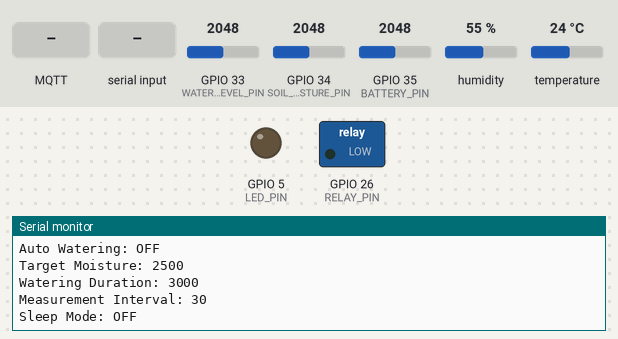
Recording of a program running on a simulated ESP32. Parts: switched loads named in the program (green lamp = pin HIGH), output pins drawn as LEDs (lit = HIGH), the last lines printed to the serial monitor. The inputs (shaded band) are chosen by the test bench; at power-on: GPIO 33 (WATER_LEVEL_PIN) = 2048, GPIO 34 (SOIL_MOISTURE_PIN) = 2048, GPIO 35 (BATTERY_PIN) = 2048, humidity 55 %, temperature 24 °C. WiFi joins after 1.5 s; servers stay silent unless stated; EEPROM starts erased; no MQTT or app messages arrive unless stated.

Above: at 2.7 s.
2.8 s: MQTT message "SSID:" arrives on the first subscribed topic
At 5.04 s:
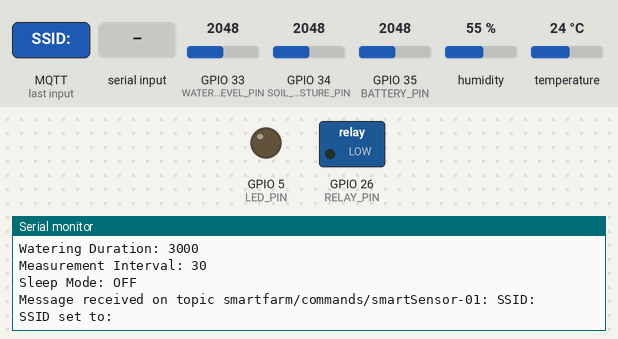
6.3 s: "PASSWORD:\n" received over Serial
9.9 s: MQTT message "MQTT_BROKER:" arrives on the first subscribed topic
At 11.63 s:
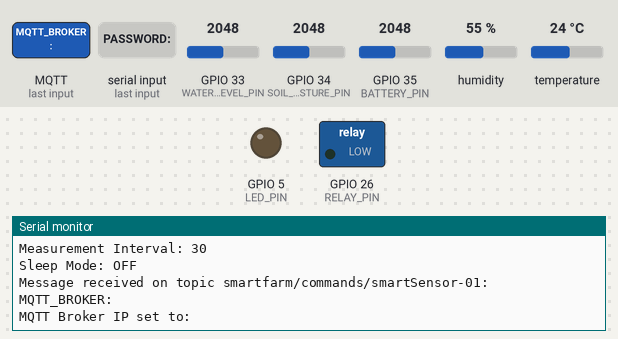
12.9 s: "MQTT_PORT:\n" received over Serial
16.4 s: MQTT message "PASSWORD:" arrives on the first subscribed topic
At 18.21 s:
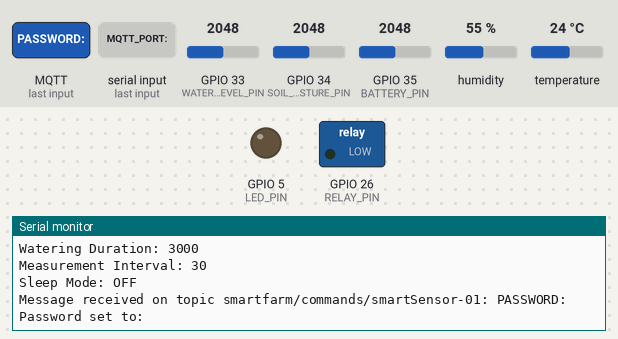

The program:

main.cpp
```cpp
#include <Arduino.h>
#include <WiFi.h>
#include <PubSubClient.h>
#include <Adafruit_Sensor.h>
#include <DHT.h>
#include <esp_sleep.h>
#include <algorithm>
#include <Preferences.h>

// WiFi 설정 (기본값, 시리얼 통신으로 설정 가능)
char ssid[50] = "NEOS";
char password[50] = "neosvr1998";

// MQTT 브로커 설정 (기본값, 시리얼 통신으로 설정 가능)
char mqtt_broker_ip[50] = "192.168.1.243";
int mqtt_port = 1884;
char nodeID[50] = "smartSensor-01";

// 센서 핀 설정
#define SOIL_MOISTURE_PIN 34
#define WATER_LEVEL_PIN 33
#define DHT_PIN 21
#define RELAY_PIN 26
#define LED_PIN 5 // LED 핀 설정
#define BATTERY_PIN 35

DHT dht(DHT_PIN, DHT22);

WiFiClient espClient;
PubSubClient client(espClient);

// 설정값 저장을 위한 Preferences 객체 생성
Preferences preferences;

bool autoWatering = false;              // 자동 물주기 설정
int targetMoisture = 2500;              // 기본 목표 습도
bool watering = false;                  // 물주기 상태를 나타내는 변수
bool isSleeping = false;                // Deep Sleep 모드 설정
unsigned long wateringStartTime = 0;    // 물주기 시작 시간
unsigned long wateringDuration = 3000;  // 물주기 시간 (기본 3초)
unsigned long measurementInterval = 30; // 측정 주기 (기본 30분)

int soilMoistureValue;
int waterLevelValue;

// 함수 선언
void connectToMQTT();
void connectToWiFi();
void collectSensorData();
void callback(char *topic, byte *payload, unsigned int length);
void processSerialInput();
void goToSleep();
template <typename T>
T getMedianValue(T *values, size_t size);
void sendMQTTSettings();
float readBatteryLevel();
void printCurrentSettings();
void checkAutoWatering();
void loadSettings();
void saveSettings();

void setup()
{
    Serial.begin(115200);
    pinMode(SOIL_MOISTURE_PIN, INPUT);
    pinMode(WATER_LEVEL_PIN, INPUT);
    pinMode(RELAY_PIN, OUTPUT);
    pinMode(LED_PIN, OUTPUT); // LED 핀 설정
    pinMode(BATTERY_PIN, INPUT);
    digitalWrite(RELAY_PIN, LOW);
    digitalWrite(LED_PIN, LOW); // 초기 상태에서 LED 끄기
    loadSettings();
    dht.begin();
    connectToWiFi();
    client.setCallback(callback);
    Serial.println("Starting MQTT connection");
    connectToMQTT();
}

void loop()
{
    if (!client.connected())
    {
        Serial.println("MQTT client not connected, reconnecting...");
        connectToMQTT();
    }

    client.loop();

    if (!watering)
    { // 펌프가 가동 중이 아닐 때만 센서 데이터 수집
        collectSensorData();
    }

    processSerialInput();
    printCurrentSettings();

    // 자동 물주기 기능 체크
    checkAutoWatering();

    if (isSleeping)
    {
        goToSleep();
    }
    delay(3000);
}

// MQTT 연결 함수
void connectToMQTT()
{
    client.setServer(mqtt_broker_ip, mqtt_port);
    while (!client.connected())
    {
        Serial.print("Connecting to MQTT...");
        if (client.connect(nodeID))
        {
            Serial.println("connected");
            String commandTopic = String("smartfarm/commands/") + nodeID;
            client.subscribe(commandTopic.c_str());
            Serial.print("Subscribed to: ");
            Serial.println(commandTopic.c_str());
        }
        else
        {
            Serial.print("failed with state ");
            Serial.println(client.state());
            delay(2000);
        }
    }
}

// WiFi 연결 함수
void connectToWiFi()
{
    delay(10);
    Serial.println();
    Serial.print("Connecting to ");
    Serial.println(ssid);

    WiFi.begin(ssid, password);

    while (WiFi.status() != WL_CONNECTED)
    {
        delay(500);
        Serial.print(".");
    }

    Serial.println("");
    Serial.println("WiFi connected");
    Serial.println("IP address: ");
    Serial.println(WiFi.localIP());
}

// 센서 데이터 수집 함수
void collectSensorData()
{
    const int numReadings = 5;
    int soilMoistureValues[numReadings];
    int waterLevelValues[numReadings];
    float tempValues[numReadings];
    float humidityValues[numReadings];

    for (int i = 0; i < numReadings; i++)
    {
        soilMoistureValues[i] = analogRead(SOIL_MOISTURE_PIN);
        waterLevelValues[i] = analogRead(WATER_LEVEL_PIN);
        tempValues[i] = dht.readTemperature();
        humidityValues[i] = dht.readHumidity();
        delay(50); // 각 측정 사이에 약간의 지연을 추가하여 안정화
    }

    soilMoistureValue = getMedianValue(soilMoistureValues, numReadings);
    waterLevelValue = getMedianValue(waterLevelValues, numReadings);
    float temp = getMedianValue(tempValues, numReadings);
    float humidity = getMedianValue(humidityValues, numReadings);
    int waterpipe = digitalRead(RELAY_PIN);  // 릴레이 핀의 현재 상태 읽기
    int error_code = 0;                      // 0: 정상, 1: 오류 DHT11 센서 오류, 2: 오류 수위 센서 오류, 3: 오류 토양 습도 센서 오류
    float batteryLevel = readBatteryLevel(); // 배터리 레벨 읽기

    String tempStr = isnan(temp) ? "null" : String(temp);
    String humidityStr = isnan(humidity) ? "null" : String(humidity);

    if (isnan(temp) || isnan(humidity))
    {
        Serial.println("Failed to read from DHT sensor!");
        error_code = 1;
    }

    if (waterLevelValue < 0 || waterLevelValue > 4095)
    {
        Serial.println("Failed to read from water level sensor!");
        error_code = 2;
    }

    if (soilMoistureValue < 0 || soilMoistureValue > 9999)
    {
        Serial.println("Failed to read from soil moisture sensor!");
        error_code = 3;
    }

    Serial.print("Node ID: ");
    Serial.println(nodeID);
    Serial.print("Soil Moisture: ");
    Serial.println(soilMoistureValue);
    Serial.print("Water Level: ");
    Serial.println(waterLevelValue);
    Serial.print("Temperature: ");
    Serial.println(tempStr);
    Serial.print("Humidity: ");
    Serial.println(humidityStr);
    Serial.print("Waterpipe: ");
    Serial.println(waterpipe);
    Serial.print("Battery Level: ");
    Serial.println(batteryLevel);
    Serial.print("Error Code: ");
    Serial.println(error_code);

    // MQTT 메시지 전송 (펌프가 가동 중이 아닐 때만 전송)
    if (!watering)
    {
        String payload = "{";
        payload += "\"node_id\": \"" + String(nodeID) + "\",";
        payload += "\"soil_moisture\": " + String(soilMoistureValue) + ",";
        payload += "\"water_level\": " + String(waterLevelValue) + ",";
        payload += "\"temperature\": " + tempStr + ",";
        payload += "\"humidity\": " + humidityStr + ",";
        payload += "\"waterpipe\": " + String(waterpipe) + ",";
        payload += "\"battery_level\": " + String(batteryLevel) + ",";
        payload += "\"error_code\": " + String(error_code);
        payload += "}";

        String topic = String("smartfarm/sensor/") + nodeID;
        client.publish(topic.c_str(), payload.c_str());
    }
}

// 자동 물주기 함수
void checkAutoWatering() {
    if (autoWatering) {
        // 목표 습도와 현재 습도 비교하여 물주기 제어
        if (!watering && soilMoistureValue > targetMoisture && waterLevelValue > 200) {
            watering = true;
            wateringStartTime = millis();
            digitalWrite(RELAY_PIN, HIGH);
            digitalWrite(LED_PIN, HIGH); // 물펌프가 작동할 때 LED 켜기
            Serial.println("RELAY_PIN set to HIGH for watering");
        }

        // 물주기 시간이 설정된 시간을 넘었는지 확인
        if (watering && millis() - wateringStartTime >= wateringDuration) {
            digitalWrite(RELAY_PIN, LOW);
            digitalWrite(LED_PIN, LOW); // 물펌프가 작동하지 않을 때 LED 끄기
            Serial.println("RELAY_PIN set to LOW after watering duration");
            watering = false;
        }
    }
}

// 배터리 레벨 읽기 함수
float readBatteryLevel()
{
    return analogRead(BATTERY_PIN) / 4096.0 * 7.445;
}

// 시리얼 입력 처리 함수
void processSerialInput()
{
    if (Serial.available() > 0)
    {
        String input = Serial.readStringUntil('\n');
        input.trim();

        if (input.startsWith("SSID:"))
        {
            input.remove(0, 5);
            input.toCharArray(ssid, sizeof(ssid));
            Serial.print("SSID set to: ");
            Serial.println(ssid);
            sendMQTTSettings();
            saveSettings();
        }
        else if (input.startsWith("PASSWORD:"))
        {
            input.remove(0, 9);
            input.toCharArray(password, sizeof(password));
            Serial.print("Password set to: ");
            Serial.println(password);
            sendMQTTSettings();
            saveSettings();
        }
        else if (input.startsWith("MQTT_BROKER:"))
        {
            input.remove(0, 12);
            input.toCharArray(mqtt_broker_ip, sizeof(mqtt_broker_ip));
            Serial.print("MQTT Broker IP set to: ");
            Serial.println(mqtt_broker_ip);
            sendMQTTSettings();
            saveSettings();
        }
        else if (input.startsWith("MQTT_PORT:"))
        {
            input.remove(0, 10);
            mqtt_port = input.toInt();
            Serial.print("MQTT Broker Port set to: ");
            Serial.println(mqtt_port);
            sendMQTTSettings();
            saveSettings();
        }
        else if (input.startsWith("NODEID:"))
        {
            input.remove(0, 7);
            input.toCharArray(nodeID, sizeof(nodeID));
            Serial.print("Node ID set to: ");
            Serial.println(nodeID);
            sendMQTTSettings();
            saveSettings();
        }
        else if (input.startsWith("AUTO_WATER:"))
        {
            input.remove(0, 11);
            autoWatering = (input == "ON");
            Serial.print("Auto Watering set to: ");
            Serial.println(autoWatering ? "ON" : "OFF");
            sendMQTTSettings();
            saveSettings();
        }
        else if (input.startsWith("TARGET_MOISTURE:"))
        {
            input.remove(0, 15);
            targetMoisture = input.toInt();
            Serial.print("Target Moisture set to: ");
            Serial.println(targetMoisture);
            sendMQTTSettings();
            saveSettings();
        }
        else if (input.startsWith("WATER_DURATION:"))
        {
            input.remove(0, 15);
            wateringDuration = input.toInt();
            Serial.print("Watering Duration set to: ");
            Serial.println(wateringDuration);
            sendMQTTSettings();
            saveSettings();
        }
        else if (input.startsWith("MEASUREMENT_INTERVAL:"))
        {
            input.remove(0, 20);
            measurementInterval = input.toInt();
            Serial.print("Measurement Interval set to: ");
            Serial.println(measurementInterval);
            sendMQTTSettings();
            saveSettings();
        }
        else if (input.startsWith("SLEEP:"))
        {
            input.remove(0, 6);
            isSleeping = (input == "ON");
            Serial.print("Sleep Mode set to: ");
            Serial.println(isSleeping ? "ON" : "OFF");
            sendMQTTSettings();
            saveSettings();
        }
    }
}

// 설정값을 MQTT로 전송하는 함수
void sendMQTTSettings()
{
    String payload = "{";
    payload += "\"node_id\": \"" + String(nodeID) + "\",";
    payload += "\"ssid\": \"" + String(ssid) + "\",";
    payload += "\"password\": \"" + String(password) + "\",";
    payload += "\"mqtt_broker\": \"" + String(mqtt_broker_ip) + "\",";
    payload += "\"mqtt_port\": " + String(mqtt_port) + ",";
    payload += "\"auto_watering\": " + String(autoWatering ? "ON" : "OFF") + ",";
    payload += "\"target_moisture\": " + String(targetMoisture) + ",";
    payload += "\"watering_duration\": " + String(wateringDuration) + ",";
    payload += "\"measurement_interval\": " + String(measurementInterval) + ",";
    payload += "\"sleep_mode\": " + String(isSleeping ? "ON" : "OFF");
    payload += "}";

    String topic = String("smartfarm/settings/") + nodeID;
    client.publish(topic.c_str(), payload.c_str());
}

// Deep Sleep 모드로 전환 함수
void goToSleep()
{
    Serial.println("Going to sleep...");
    esp_sleep_enable_timer_wakeup(measurementInterval * 1000000);
    esp_deep_sleep_start();
}

// MQTT 메시지 콜백 함수
void callback(char *topic, byte *payload, unsigned int length)
{
    String incoming = "";
    for (int i = 0; i < length; i++)
    {
        incoming += (char)payload[i];
    }

    Serial.print("Message received on topic ");
    Serial.print(topic);
    Serial.print(": ");
    Serial.println(incoming);

    if (incoming.startsWith("TARGET_MOISTURE:"))
    {
        String valueStr = incoming.substring(16);
        targetMoisture = valueStr.toInt();
        Serial.print("New target moisture set to: ");
        Serial.println(targetMoisture);
        sendMQTTSettings();
        saveSettings();
    }
    else if (incoming.startsWith("AUTO_WATER:"))
    {
        autoWatering = (incoming.substring(11) == "ON");
        Serial.print("Auto Watering set to: ");
        Serial.println(autoWatering ? "ON" : "OFF");
        sendMQTTSettings();
        saveSettings();
    }
    else if (incoming.startsWith("WATER_DURATION:"))
    {
        String valueStr = incoming.substring(15);
        wateringDuration = valueStr.toInt();
        Serial.print("Watering Duration set to: ");
        Serial.println(wateringDuration);
        sendMQTTSettings();
        saveSettings();
    }
    else if (incoming.startsWith("MEASUREMENT_INTERVAL:"))
    {
        String valueStr = incoming.substring(21);
        measurementInterval = valueStr.toInt();
        Serial.print("Measurement Interval set to: ");
        Serial.println(measurementInterval);
        sendMQTTSettings();
        saveSettings();
    }
    else if (incoming.startsWith("SLEEP:"))
    {
        isSleeping = (incoming.substring(6) == "ON");
        Serial.print("Sleep Mode set to: ");
        Serial.println(isSleeping ? "ON" : "OFF");
        sendMQTTSettings();
        saveSettings();
    }
    else if (incoming.startsWith("SSID:"))
    {
        incoming.remove(0, 5);
        incoming.toCharArray(ssid, sizeof(ssid));
        Serial.print("SSID set to: ");
        Serial.println(ssid);
        sendMQTTSettings();
        saveSettings();
    }
    else if (incoming.startsWith("PASSWORD:"))
    {
        incoming.remove(0, 9);
        incoming.toCharArray(password, sizeof(password));
        Serial.print("Password set to: ");
        Serial.println(password);
        sendMQTTSettings();
        saveSettings();
    }
    else if (incoming.startsWith("MQTT_BROKER:"))
    {
        incoming.remove(0, 12);
        incoming.toCharArray(mqtt_broker_ip, sizeof(mqtt_broker_ip));
        Serial.print("MQTT Broker IP set to: ");
        Serial.println(mqtt_broker_ip);
        sendMQTTSettings();
        saveSettings();
    }
    else if (incoming.startsWith("MQTT_PORT:"))
    {
        mqtt_port = incoming.substring(10).toInt();
        Serial.print("MQTT Broker Port set to: ");
        Serial.println(mqtt_port);
        sendMQTTSettings();
        saveSettings();
    }
    else if (incoming.startsWith("NODEID:"))
    {
        incoming.remove(0, 7);
        incoming.toCharArray(nodeID, sizeof(nodeID));
        Serial.print("Node ID set to: ");
        Serial.println(nodeID);
        sendMQTTSettings();
        saveSettings();
    }
    else if (incoming == "WATER_ON")
    {
        digitalWrite(RELAY_PIN, HIGH);
        digitalWrite(LED_PIN, HIGH);
        Serial.println("RELAY_PIN set to HIGH for manual watering");
    }
    else if (incoming == "WATER_OFF")
    {
        digitalWrite(RELAY_PIN, LOW);
        digitalWrite(LED_PIN, LOW);
        Serial.println("RELAY_PIN set to LOW for manual watering");
    }
    else
    {
        Serial.println("Unknown command received");
    }
}

// 중간 값 필터 함수
template <typename T>
T getMedianValue(T *values, size_t size)
{
    std::sort(values, values + size);
    if (size % 2 == 0)
    {
        return (values[size / 2 - 1] + values[size / 2]) / 2;
    }
    else
    {
        return values[size / 2];
    }
}

// 현재 세팅 출력
void printCurrentSettings()
{
    Serial.println("Current Settings:");
    Serial.print("SSID: ");
    Serial.println(ssid);
    Serial.print("Password: ");
    Serial.println(password);
    Serial.print("MQTT Broker IP: ");
    Serial.println(mqtt_broker_ip);
    Serial.print("MQTT Port: ");
    Serial.println(mqtt_port);
    Serial.print("Node ID: ");
    Serial.println(nodeID);
    Serial.print("Auto Watering: ");
    Serial.println(autoWatering ? "ON" : "OFF");
    Serial.print("Target Moisture: ");
    Serial.println(targetMoisture);
    Serial.print("Watering Duration: ");
    Serial.println(wateringDuration);
    Serial.print("Measurement Interval: ");
    Serial.println(measurementInterval);
    Serial.print("Sleep Mode: ");
    Serial.println(isSleeping ? "ON" : "OFF");
}

// 설정값 저장 함수
void saveSettings()
{
    preferences.begin("settings", false);
    preferences.putString("ssid", ssid);
    preferences.putString("password", password);
    preferences.putString("mqtt_broker_ip", mqtt_broker_ip);
    preferences.putInt("mqtt_port", mqtt_port);
    preferences.putString("nodeID", nodeID);
    preferences.putBool("autoWatering", autoWatering);
    preferences.putInt("targetMoisture", targetMoisture);
    preferences.putInt("wateringDuration", wateringDuration);
    preferences.putInt("measurementInterval", measurementInterval);
    preferences.putBool("isSleeping", isSleeping);
    preferences.end();
}

// 설정값 불러오기 함수
void loadSettings()
{
    preferences.begin("settings", true);
    String stored_ssid = preferences.getString("ssid", ssid); // 두 번째 인자는 기본값
    String stored_password = preferences.getString("password", password);
    String stored_mqtt_broker_ip = preferences.getString("mqtt_broker_ip", mqtt_broker_ip);
    int stored_mqtt_port = preferences.getInt("mqtt_port", mqtt_port);
    String stored_nodeID = preferences.getString("nodeID", nodeID);
    bool stored_autoWatering = preferences.getBool("autoWatering", autoWatering);
    int stored_targetMoisture = preferences.getInt("targetMoisture", targetMoisture);
    int stored_wateringDuration = preferences.getInt("wateringDuration", wateringDuration);
    int stored_measurementInterval = preferences.getInt("measurementInterval", measurementInterval);
    bool stored_isSleeping = preferences.getBool("isSleeping", isSleeping);
    preferences.end();

    // 불러온 값을 현재 변수에 저장
    stored_ssid.toCharArray(ssid, sizeof(ssid));
    stored_password.toCharArray(password, sizeof(password));
    stored_mqtt_broker_ip.toCharArray(mqtt_broker_ip, sizeof(mqtt_broker_ip));
    mqtt_port = stored_mqtt_port;
    stored_nodeID.toCharArray(nodeID, sizeof(nodeID));
    autoWatering = stored_autoWatering;
    targetMoisture = stored_targetMoisture;
    wateringDuration = stored_wateringDuration;
    measurementInterval = stored_measurementInterval;
    isSleeping = stored_isSleeping;
}
```

Measured:
- after the input at 2.8 s, the serial monitor: prints a new line after 2.1 s (image 1)
- after the input at 9.9 s, the serial monitor: prints a new line after 1.5 s (image 2)
- after the input at 16.4 s, the serial monitor: prints a new line after 1.6 s (image 3)
